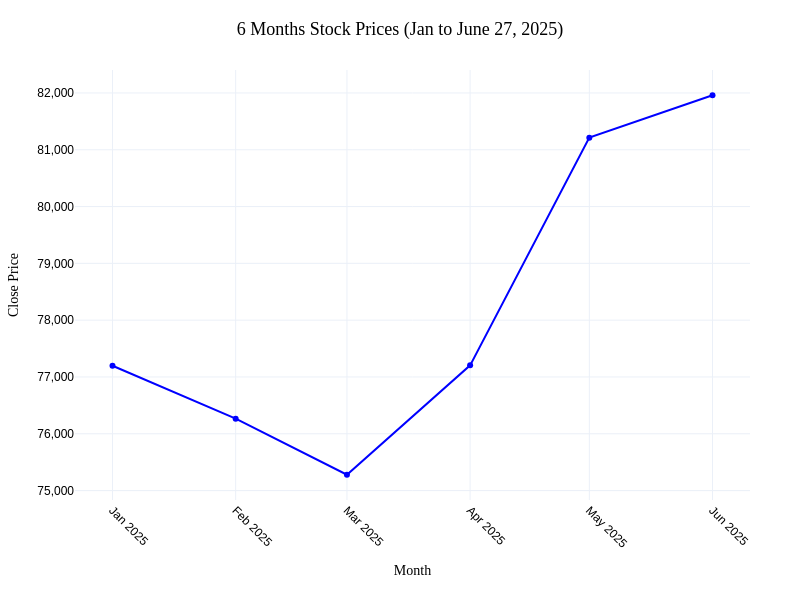

The code cell stored with this chart in its notebook:
### Markdown cell above
# 6 Months Stock prices (Jna 2025 to June 27 2025)

### Code cell
import pandas as pd
import plotly.graph_objects as go

# Load the Excel file
file_path = r"D:\Akhila\ADQ\SENSEX\VERSION_4\Datasets\Sensex_with weekends(1981 to 27-06-2025).xlsx"
df = pd.read_excel(file_path)

# Clean columns
df.columns = df.columns.str.strip()

# Convert 'Date' and clean 'Close'
df['Date'] = pd.to_datetime(df['Date'], errors='coerce')
df['Close'] = df['Close'].astype(str).str.replace(',', '', regex=False)
df['Close'] = pd.to_numeric(df['Close'], errors='coerce')
df = df.dropna(subset=['Date', 'Close'])

# Filter data from Jan 1 to June 27, 2025
start_date = pd.Timestamp('2025-01-01')
end_date = pd.Timestamp('2025-06-27')
df_filtered = df[(df['Date'] >= start_date) & (df['Date'] <= end_date)].copy()

# Monthly average
df_filtered['Month'] = df_filtered['Date'].dt.to_period('M')
monthly_avg_close = df_filtered.groupby('Month')['Close'].mean().reset_index()
monthly_avg_close['Month'] = monthly_avg_close['Month'].dt.to_timestamp()

# Plotly chart
fig = go.Figure()

fig.add_trace(go.Scatter(
    x=monthly_avg_close['Month'],
    y=monthly_avg_close['Close'],
    mode='lines+markers',
    line=dict(color='blue', width=2),
    marker=dict(size=6),
    name='Monthly Avg Close'
))

# Layout styling
fig.update_layout(
    title=dict(
        text='6 Months Stock Prices (Jan to June 27, 2025)',
        x=0.5,
        font=dict(size=18, color='black', family='Arial Black')
    ),
    xaxis=dict(
        title=dict(text='Month', font=dict(size=14, color='black', family='Arial Black')),
        tickfont=dict(size=12, color='black', family='Arial'),
        tickangle=45,
        tickmode='array',
        tickvals=monthly_avg_close['Month'],
        ticktext=monthly_avg_close['Month'].dt.strftime('%b %Y')
    ),
    yaxis=dict(
        title=dict(text='Close Price', font=dict(size=14, color='black', family='Arial Black')),
        tickfont=dict(size=12, color='black', family='Arial'),
        tickformat=','  # ✅ Full numeric values, not in 'k'
    ),
    hovermode='x unified',
    template='plotly_white',
    showlegend=False,
    width=800,
    height=600,
    margin=dict(l=50, r=50, t=70, b=100)
)

fig.show()

### Figure 1 — Plotly figure (JSON) as saved in the notebook; plotly's stock layout.template omitted (floating-point values rounded to 4 significant figures)
{"data": [{"line": {"color": "blue", "width": 2}, "marker": {"size": 6}, "mode": "lines+markers", "name": "Monthly Avg Close", "type": "scatter", "x": ["2025-01-01T00:00:00.000000000", "2025-02-01T00:00:00.000000000", "2025-03-01T00:00:00.000000000", "2025-04-01T00:00:00.000000000", "2025-05-01T00:00:00.000000000", "2025-06-01T00:00:00.000000000"], "y": [77200.0, 76270.0, 75280.0, 77200.0, 81210.0, 81960.0]}], "layout": {"height": 600, "hovermode": "x unified", "margin": {"b": 100, "l": 50, "r": 50, "t": 70}, "showlegend": false, "title": {"font": {"color": "black", "family": "Arial Black", "size": 18}, "text": "6 Months Stock Prices (Jan to June 27, 2025)", "x": 0.5}, "width": 800, "xaxis": {"tickangle": 45, "tickfont": {"color": "black", "family": "Arial", "size": 12}, "tickmode": "array", "ticktext": ["Jan 2025", "Feb 2025", "Mar 2025", "Apr 2025", "May 2025", "Jun 2025"], "tickvals": ["2025-01-01T00:00:00.000000000", "2025-02-01T00:00:00.000000000", "2025-03-01T00:00:00.000000000", "2025-04-01T00:00:00.000000000", "2025-05-01T00:00:00.000000000", "2025-06-01T00:00:00.000000000"], "title": {"font": {"color": "black", "family": "Arial Black", "size": 14}, "text": "Month"}}, "yaxis": {"tickfont": {"color": "black", "family": "Arial", "size": 12}, "tickformat": ",", "title": {"font": {"color": "black", "family": "Arial Black", "size": 14}, "text": "Close Price"}}}}
